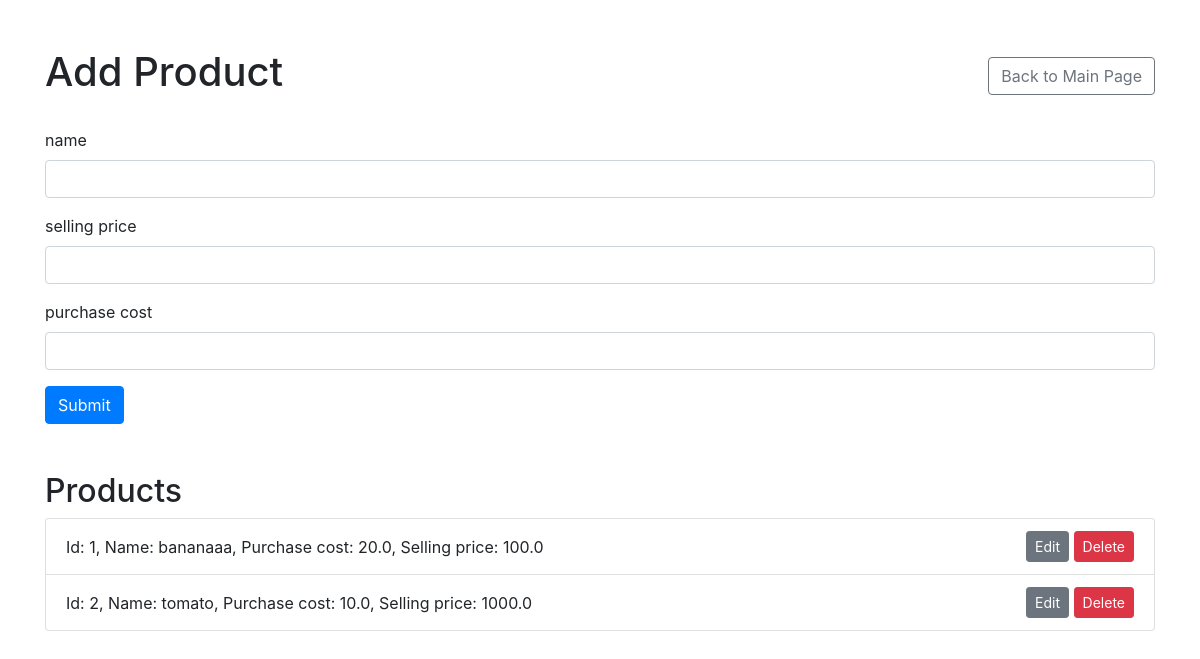
The page /products_page on the database its author committed.
### product.py (models this page shows, shortened)
class Product(db.Model):
    __tablename__ = 'products'
    product_id = db.Column(db.Integer, primary_key=True)
    name = db.Column(db.String(100))
    purchase_cost = db.Column(db.FLOAT)
    selling_price = db.Column(db.FLOAT)

### product.py (the view)
@app.route('/products_page', methods=['GET', 'POST'])
def products_page():
    form = ProductForm()
    if form.validate_on_submit():
        product = Product(name=form.name.data, purchase_cost=form.purchase_cost.data,
                          selling_price=form.selling_price.data)
        db.session.add(product)
        db.session.commit()
        return redirect(url_for('products_page'))
    products = Product.query.all()
    return render_template('products_page.html', form=form, products=products)

### product.py
class ProductForm(FlaskForm):
    name = StringField('name', validators=[DataRequired()])
    purchase_cost = FloatField('purchase cost', validators=[DataRequired()])
    selling_price = FloatField('selling price', validators=[DataRequired()])
    submit = SubmitField('Submit')

### templates/products_page.html (shortened to what this page needs)
<!DOCTYPE html>
<html lang="en">
<head>
    <link href="https://stackpath.bootstrapcdn.com/bootstrap/4.5.2/css/bootstrap.min.css" rel="stylesheet">
</head>
<body>
    <div class="container mt-5">
        <div class="d-flex justify-content-between align-items-center mb-4">
            <h1>Add Product</h1>
            <a href="{{ url_for('index') }}" class="btn btn-outline-secondary">Back to Main Page</a>
        </div>
        <form method="POST" class="mb-5">
            <div class="form-group">
                {{ form.name.label(class="form-label") }}
                {{ form.name(class="form-control", size=32) }}
            </div>
            <div class="form-group">
                {{ form.selling_price.label(class="form-label") }}
                {{ form.selling_price(class="form-control", size=32) }}
            </div>
            <div class="form-group">
                {{ form.purchase_cost.label(class="form-label") }}
                {{ form.purchase_cost(class="form-control", size=32) }}
            </div>
            {{ form.submit(class="btn btn-primary") }}
        </form>
        <h2>Products</h2>
        <ul class="list-group">
            {% for product in products %}
                <li class="list-group-item d-flex justify-content-between align-items-center">
                    <span>Id: {{ product.product_id }}, Name: {{ product.name }}, Purchase cost: {{ product.purchase_cost }}, Selling price: {{ product.selling_price }}</span>
                    <span>
                        <a href="{{ url_for('update_product', product_id=product.product_id) }}" class="btn btn-secondary btn-sm">Edit</a>
                        <form action="{{ url_for('delete_product', product_id=product.product_id) }}" method="post" style="display:inline;">
                            <button type="submit" class="btn btn-danger btn-sm">Delete</button>
                        </form>
                    </span>
                </li>
            {% endfor %}
        </ul>
    </div>
</body>
</html>

### rows shown on the page
Product: product_id "1", name "bananaaa", purchase_cost "20.0", selling_price "100.0"
Product: product_id "2", name "tomato", purchase_cost "10.0", selling_price "1000.0"
